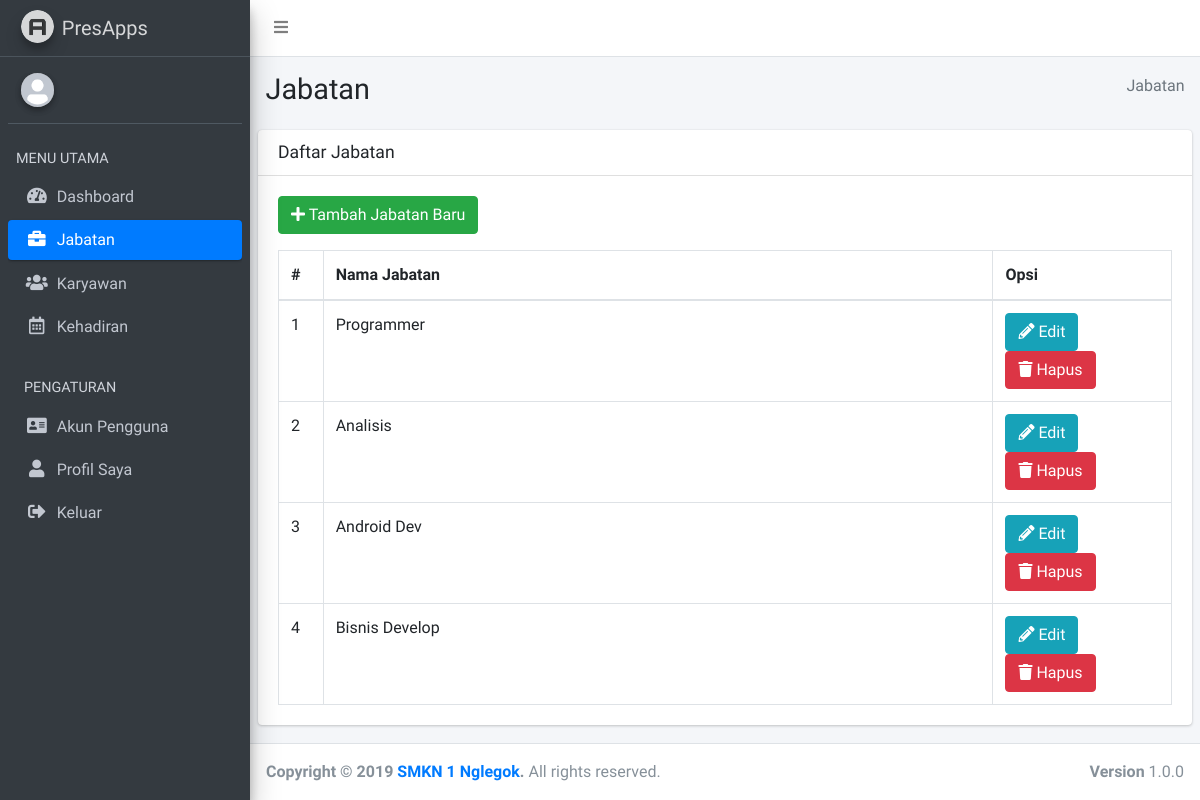
/admin/index.php?page=jabatan (signed in), run on the app's committed database.
### tables this page shows
CREATE TABLE `jabatan` (
  `id_jabatan` int(11) NOT NULL,
  `nama_jabatan` varchar(50) DEFAULT NULL
);

### action_admin/jabatan.php (called while the page is built, shortened)
<?php
include "../connection/connect.php";
switch(@$_POST["mode"]){
	default:
		$sql = "SELECT * FROM jabatan";
		$result = mysqli_query($connect, $sql);
		break;
}
?>

### admin/pages/jabatan/list.php (the view, shortened to what this page needs)
<section class="content-header">
  <div class="container-fluid">
    <div class="row mb-2">
      <div class="col-sm-6">
        <h1>Jabatan</h1>
      </div>
      <div class="col-sm-6">
        <ol class="breadcrumb float-sm-right">
          <li class="breadcrumb-item active">Jabatan</li>
        </ol>
      </div>
    </div>
  </div>
</section>
<section class="content">
  <div class="card">
    <div class="card-header">
      <h3 class="card-title">Daftar Jabatan</h3>
    </div>
    <div class="card-body">
  		<div class="row">
        <div class="col-sm-6">
          <p>
            <a href="index.php?page=jabatan&action=add" class="btn btn-success">
              <i class="fas fa-plus"></i> Tambah Jabatan Baru
            </a>
          </p>
        </div>
      </div>
  		<table class="table table-bordered">
        <thead>
          <tr>
            <th style="width: 5%">#</th>
            <th>Nama Jabatan</th>
            <th style="width: 20%">Opsi</th>
          </tr>
        </thead>
        <tbody>
          <?php
            include "../action_admin/jabatan.php";
            $no = 1;
            while($i = mysqli_fetch_assoc($result)){
          ?>
          <tr>
            <td><?php echo $no; ?></td>
            <td><?php echo $i["nama_jabatan"]; ?></td>
            <td>
            	<a href="index.php?page=jabatan&action=edit&id=<?php echo $i['id_jabatan']; ?>" class="btn btn-info">
            		<i class="fas fa-pencil-alt"></i> Edit
            	</a>
            	<a onclick="return confirm('Hapus jabatan?')" href="index.php?page=jabatan&action=delete&id=<?php echo $i['id_jabatan']; ?>" class="btn btn-danger">
            		<i class="fas fa-trash"></i> Hapus
            	</a>
            </td>
          </tr>
          <?php
              $no++;
            }
          ?>
        </tbody>
      </table>
    </div>
  </div>
</section>

### data on the page
jabatan: nama_jabatan "Programmer"
jabatan: nama_jabatan "Analisis"
jabatan: nama_jabatan "Android Dev"
jabatan: nama_jabatan "Bisnis Develop"
